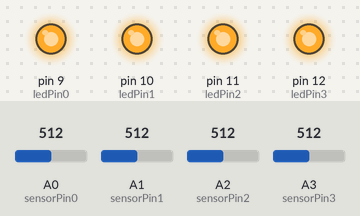
Bench run of a sketch on a simulated Arduino Uno, built with avr-gcc and run on an emulated ATmega328P. Parts: output pins drawn as LEDs (lit = HIGH). The test bench sets the inputs (shaded band); at power-on: A0 (sensorPin0) = 512, A1 (sensorPin1) = 512, A2 (sensorPin2) = 512, A3 (sensorPin3) = 512. What the sketch prints to the serial monitor is not drawn.

Above: at 1.2 s.
1.3 s: A0 (sensorPin0) set to 110
2.8 s: A0 (sensorPin0) set to 90
Timing chart, 0 to 5.8 s (numbered marks = the images above; inputs shaded):
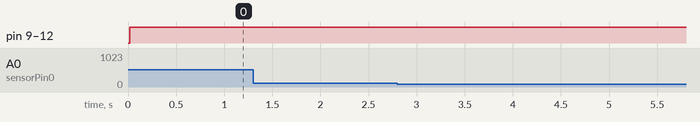

The sketch:

choreoprint.ino
```cpp
// Giovi Mier, Lucie Randall, Nina-Marie Amadeo
// ChoreoPrint
// CS 320 Project

// First version of code, LED lights respond to pressure sensor input.

//The following code was written with the reference of the online links mentioned below.
//https://learn.adafruit.com/force-sensitive-resistor-fsr/using-an-fsr
//http://www.instructables.com/id/Force-sensitive-resistor-activated-led/

int sensorPin0 = 0;    // force sensitive resistor connected to analog pin 0
int sensorPin1 = 1;
int sensorPin2 = 2;
int sensorPin3 = 3;
int ledPin0 = 9;     //LED pin connected to digital pin 9
int ledPin1 = 10;    //LED pin connected to digital pin 10
int ledPin2 = 11;    //LED pin connected to digital pin 11
int ledPin3 = 12;
int sensorValue0 = 0;
int sensorValue1 = 0;
int sensorValue2 = 0;
int sensorValue3 = 0;

void setup() // This funtion runs once the sketch starts up.
// We'll be using pin 9, 10 and 11 to light the LED so it's important
//to refer to it as an output. We've named it ledPin.
{
  Serial.begin(9600); // starting up your serial monitor to view varying values
  pinMode(ledPin0, OUTPUT); //9
  pinMode(ledPin1, OUTPUT);
  pinMode(ledPin2, OUTPUT);
  pinMode(ledPin3, OUTPUT);
}

void loop()  // This funtion runs repeatedly after setup()is completed
{
  sensorValue0 = analogRead(sensorPin0); //reading the values from the analog pin of the sensor
  sensorValue1 = analogRead(sensorPin1);
  sensorValue2 = analogRead(sensorPin2);
  sensorValue3 = analogRead(sensorPin3);
  // and throwing it out as a value
  Serial.print("Force value 0 = ");  //Display value "Force value"
  Serial.println(sensorValue0);

  Serial.print("Force value 1 = ");  //Display value "Force value"
  Serial.println(sensorValue1);

  Serial.print("Force value 2 = ");  //Display value "Force value"
  Serial.println(sensorValue2);

  Serial.print("Force value 3 = ");  //Display value "Force value"
  Serial.println(sensorValue3);

  if(sensorValue0 > 0) {
    digitalWrite(ledPin0, HIGH);
  } else digitalWrite(ledPin0, LOW);

  if(sensorValue1 > 0) {
    digitalWrite(ledPin1, HIGH);
  } else digitalWrite(ledPin1, LOW);

  if(sensorValue2 > 0) {
    digitalWrite(ledPin2, HIGH);
  } else digitalWrite(ledPin2, LOW);

  if(sensorValue3 > 0) {
    digitalWrite(ledPin3, HIGH);
  } else digitalWrite(ledPin3, LOW);
}
```

Measured:
- after the input at 1.3 s, every drawn part: stays the same
- after the input at 2.8 s, every drawn part: stays the same
